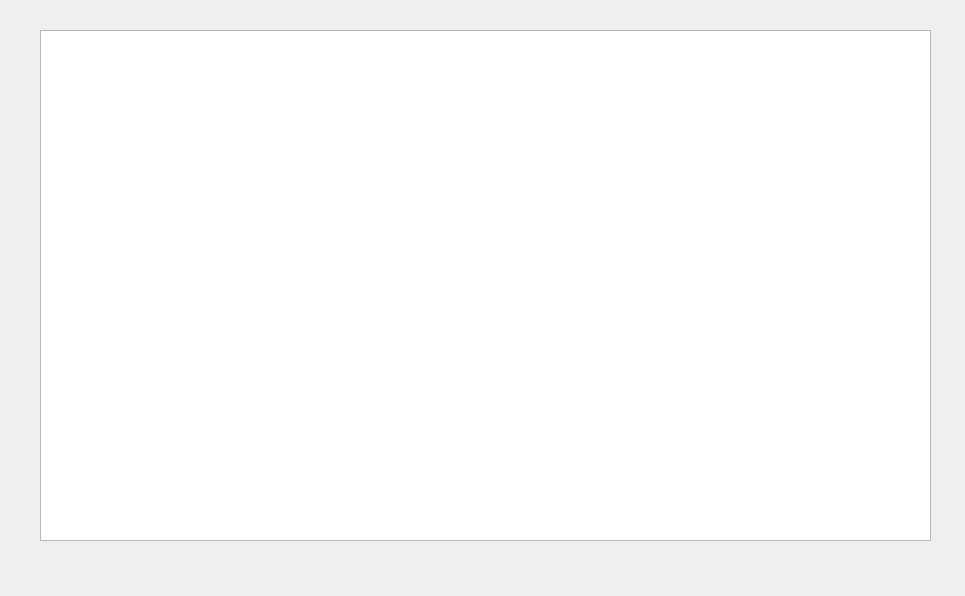
<?xml version="1.0" encoding="UTF-8"?>
<ui version="4.0">
 <class>show</class>
 <widget class="QWidget" name="show">
  <property name="geometry">
   <rect>
    <x>0</x>
    <y>0</y>
    <width>965</width>
    <height>596</height>
   </rect>
  </property>
  <property name="windowTitle">
   <string>Form</string>
  </property>
  <widget class="QTextBrowser" name="textBrowser">
   <property name="geometry">
    <rect>
     <x>40</x>
     <y>30</y>
     <width>891</width>
     <height>511</height>
    </rect>
   </property>
  </widget>
 </widget>
 <resources/>
 <connections/>
</ui>
